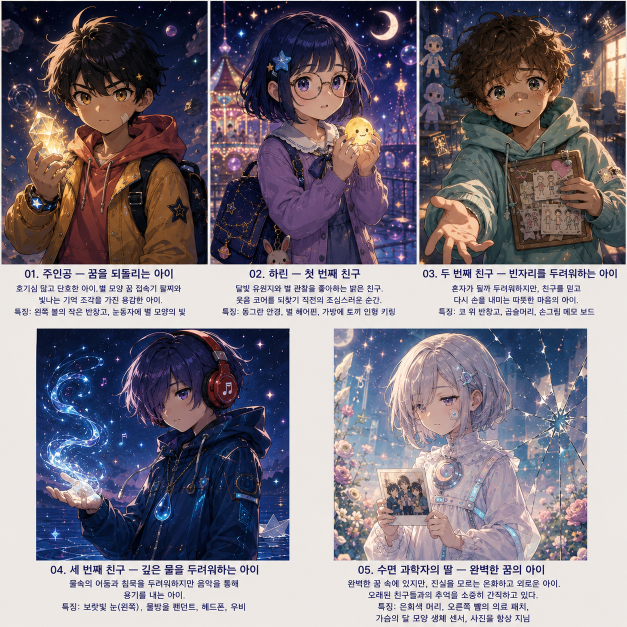
#> input picture Char.png, 1254 x 1254 px (shown at 1/2 size)
$ python -i process_player_sprites.py   (imports and definitions only)
#> lines starting #> are read from the running program, lines starting #| are printed output that depends on the picture
from __future__ import annotations

import argparse
from collections import deque
from pathlib import Path

from PIL import Image


SPRITE_SIZE = (64, 96)
RUNTIME_SPRITE_SIZE = (24, 36)
OPAQUE_COLORS = 19
STAR_DUST_COUNT = 4
STAR_DUST_PIXELS = ((9, 28), (54, 31), (10, 56), (53, 65))
MINT = (104, 245, 214)
GOLD = (255, 191, 46)
SOFT_WHITE = (247, 244, 224)
FORCED_PALETTE_COLORS = (MINT, GOLD, SOFT_WHITE)
RUNTIME_PALETTE_COLORS = (
    (9, 13, 26),       # outline
    (43, 29, 32),      # black hair
    (91, 58, 46),      # warm hair rim
    (231, 183, 119),   # skin
    (247, 225, 177),   # skin light
    (242, 151, 25),    # yellow jacket
    (194, 57, 22),     # coral hood
    (31, 48, 78),      # navy pants
    (53, 76, 108),     # blue fabric light
    SOFT_WHITE,        # sneakers and memory light
    MINT,              # bracelet and dream light
    GOLD,              # memory shard and rim light
)


# [190 lines left out: functions neighbors, flood_from_edges, components, component_box, box_distance, extract_mask and 3 more, not called in this run]


def save_runtime_sprite(source: Path, destination: Path) -> tuple[int, int]:
#> called with source = '../Char.png', destination = 'out.png'
    runtime = Image.open(source).convert('RGBA').resize(
        RUNTIME_SPRITE_SIZE, Image.Resampling.NEAREST
    )
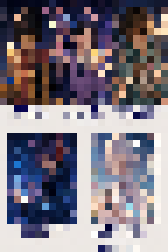
#> runtime: PIL image 24x36 RGBA (shown 7 times larger); mean R, G, B, A 124.7, 117.4, 128.1, 255

    # Enlarge only the central head mass. The body, bracelet, memory shard,
    # feet baseline, and transparent canvas stay on the same gameplay grid.
    head_box = (5, 2, 16, 13)
    head = runtime.crop(head_box).resize((13, 13), Image.Resampling.NEAREST)
    runtime.paste(Image.new('RGBA', (11, 11), (0, 0, 0, 0)), head_box[:2])
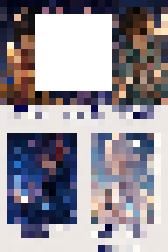
#> runtime: PIL image 24x36 RGBA (shown 7 times larger); mean R, G, B, A 112.8, 108.1, 116.4, 219.3; transparent parts drawn white
    runtime.alpha_composite(head, (4, 0))
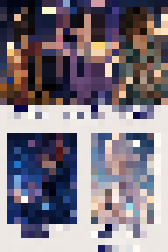
#> runtime: PIL image 24x36 RGBA (shown 7 times larger); mean R, G, B, A 125.7, 118.3, 129.1, 255

    palette_colors = list(RUNTIME_PALETTE_COLORS)
    palette_colors.extend([palette_colors[0]] * (256 - len(palette_colors)))
    palette = Image.new('P', (1, 1))
    palette.putpalette([channel for color in palette_colors for channel in color])
    alpha = runtime.getchannel('A').point(lambda value: 255 if value >= 128 else 0)
#> alpha: PIL image 24x36 L; every value is 255
    reduced = runtime.convert('RGB').quantize(palette=palette, dither=Image.Dither.NONE).convert('RGB')
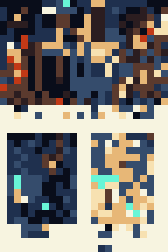
#> reduced: PIL image 24x36 RGB (shown 7 times larger); mean R, G, B 126.3, 123.2, 119.2
    runtime = Image.new('RGBA', RUNTIME_SPRITE_SIZE, (0, 0, 0, 0))
#> runtime: PIL image 24x36 RGBA; every value is 0
    runtime_pixels = []
    for color, alpha_value in zip(reduced.getdata(), alpha.getdata()):
        runtime_pixels.append((*color, 255) if alpha_value else (0, 0, 0, 0))
#> this loop made 864 passes
#> color on passes 1 to 3: (9, 13, 26), (9, 13, 26), (9, 13, 26)
#> after the loop, runtime_pixels = 864 items, first 6: (9, 13, 26, 255), (9, 13, 26, 255), (9, 13, 26, 255), (9, 13, 26, 255), (9, 13, 26, 255), (9, 13, 26, 255)

    runtime_dust = ((3, 10), (20, 11), (4, 21))
    dust_colors = (GOLD, GOLD, MINT)
    for (x, y), color in zip(runtime_dust, dust_colors):
        runtime_pixels[y * RUNTIME_SPRITE_SIZE[0] + x] = (*color, 255)
    runtime.putdata(runtime_pixels)
#> (the run stopped early here; a loop or call above may not have finished)
